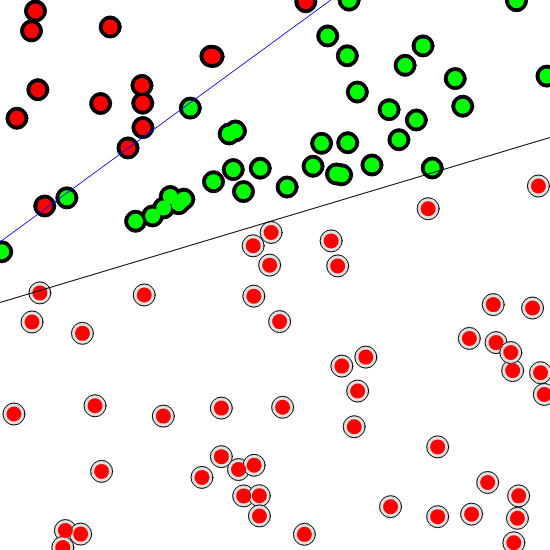
Frame 1 (no input)
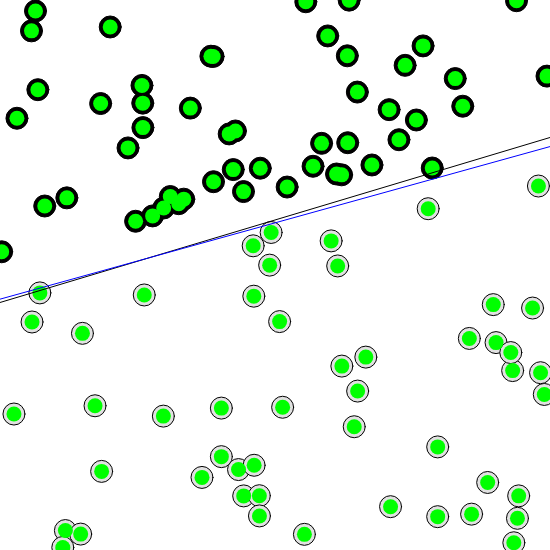
Frame 60 (no input)
Frame 120 (the mouse pressed at the canvas centre since frame 60): identical to frame 60, image omitted

The p5.js sketch that drew these frames (run headless with seeded random() and noise() and a simulated clock; from frame 60 on, the mouse is pressed at the canvas centre):

// p5.js sketch
// ── sketch.js
let perceptron;
let points = new Array(100);
let trainningIndex = 0;

function setup(){

    createCanvas(550, 550);
    
    perceptron = new Perceptron(3);

    for (let i = 0; i < points.length; i++) {
        points[i] = new Point(random(-1,1), random(-1,1));
    }    
}

function draw(){
    background(255);
    for (let i = 0; i < points.length; i++) {    
        points[i].show();
    }   
    
    noStroke();

    for (let i = 0; i < points.length; i++) {
        const pt = points[i];
        const inputs = [pt.x, pt.y, pt.bias];
        const target = pt.label;

        const guess= perceptron.guess(inputs);

        if(guess == target){
            fill(0,255,0);
        }else{
            fill(255,0,0);
        }

        ellipse(pt.getPixelX(), pt.getPixelY(), 15,15);

        }
        drawLine();

        trainSinglePoint();

    function drawLine(){
        stroke(0);
        const p1 = new Point(-1, f(-1));
        const p2 = new Point(1,  f(1));
        line(p1.getPixelX(), p1.getPixelY(), p2.getPixelX(), p2.getPixelY());
        
        const guessP1 = new Point(-1, perceptron.guessY(-1))
        const guessP2 = new Point(1, perceptron.guessY(1))
        stroke(0,0,255);
        line(guessP1.getPixelX(), guessP1.getPixelY(), guessP2.getPixelX(), guessP2.getPixelY());
    }

    function trainSinglePoint(){
        const pt = points[trainningIndex];
        const inputs = [pt.x, pt.y, pt.bias];
        const target = pt.label;
        perceptron.train(inputs, target);

        trainningIndex++;

        if (trainningIndex == points.length) {
            trainningIndex = 0;
        }
    }

    
}
// ── perceptron.js
class Perceptron {
    weigths = [];
    lr = 0.1;

    constructor(numberWeigths){
        this.weigths = new Array(numberWeigths);
        for (let index = 0; index < this.weigths.length; index++) {
            this.weigths[index] = random(-1,1);            
        }
    }

    guess(inputs){
        let sum = 0;

        //Y = x1 * w1 + x2 * w2
        for (let i = 0; i < this.weigths.length; i++) {            
            sum += inputs[i] * this.weigths[i];                        
        }

        const output = this.sign(sum);

        return output;
    }

    train(inputs, target){
        const guess = this.guess(inputs);
        const error = target - guess;

        for (let i = 0; i < this.weigths.length; i++) {           
            this.weigths[i] += error * inputs[i] * this.lr;            
        }
    }
    //função de ativação
    sign(number){
        return number >=0 ? 1 : -1;
    }

    
    guessY(x){
        const w0 = this.weigths[0];
        const w1 = this.weigths[1];
        const w2 = this.weigths[2];

        return -(w2/w1) - (w0/w1) * x;
        
    }

}
// ── point.js
//reta
function f(x){
    return 0.2+x*0.3;
}
//Se guess <> do label ele errou
class Point {
    x = 0; 
    y = 0; 
    label = 0;
    bias = 1;

    constructor(x,y){
        this.x = x;
        this.y = y;
        this.bias = 1;
        this.label = this.getLabel();
    }

    getLabel(){
        const lineY = f(this.x);
        if(this.y > lineY){
            return 1;
        }else{
            return -1;
        }
    }

    getPixelX(){
        const px = map(this.x, -1, 1, 0,width);
        return px;
    }
    getPixelY(){
        const py = map(this.y, -1, 1,height, 0);
        return py;
    }
    show(){

        stroke(0);
        if (this.label === 1) {
            fill(0);
        }else{
            fill(225);
        }

        const px = this.getPixelX();
        const py = this.getPixelY();

        ellipse(px, py,  22, 22);  
        
    }

    
    debug(){
        console.log(`label: ${this.label} - x: ${this.x} - y: ${this.y}`);
    }


}
